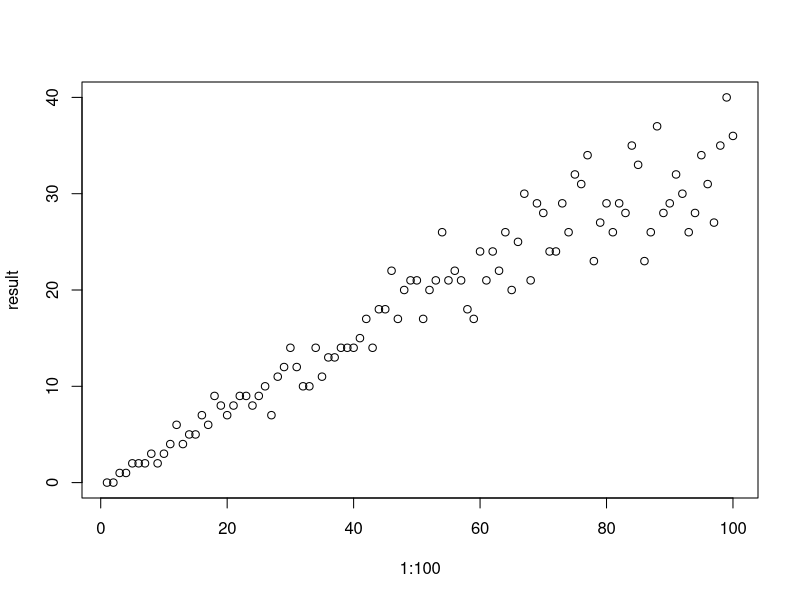

Here is the R script that generated this plot:
#Question: Secretary Problem

#Step1
make_choice <- function(N, split_number){
  input_list <- sample(1:N, N, replace = FALSE)
  evaluation_group <- input_list[0:split_number]
  selection_group <- input_list[(split_number+1):(length(input_list))]
  max_score <- max(evaluation_group)
  
  # YY
  if (FALSE) {
    for(e in evaluation_group){
      if(e>max_score){
        max_score <- e
      }
    }
  }
  
  for(s in selection_group){
    if(s > max_score){
      return(s)
    }
  }
  # YY: this covers the (low probabilty case that higher score is not found in selection group)
  return(s)
}

# YY: below function returns nothing, which should be 1 (the last element)
make_choice_demo_case <- function(N, split_number){
  # input_list <- sample(1:N, N, replace = FALSE)
  input_list <- 100:1
  evaluation_group <- input_list[0:split_number]
  selection_group <- input_list[(split_number+1):(length(input_list))]
  max_score <- 0
  for(e in evaluation_group){
    if(e>max_score){
      max_score <- e
    }
  }
  
  for(s in selection_group){
    if(s >= max_score){
      return(s)
    }
  }
  # YY: this covers the (low probabilty case that higher score is not found in selection group)
  return(s)
}

getProbability <- function(N, iteration, split_number){
  nGetN <- 0
  for(i in 0:iteration){
    res <- make_choice(N, split_number)
    if(!is.null(res)){
      if(res == N){
        nGetN <- nGetN+1
      }
    }
  }
  return(nGetN/N)
}

#Step2
#What does the optimal result should get from? Maximum probability to get N or maximum the expected score?
# YY: make iteration as default parameter.
find_optimal <- function(N, iteration = 1000){
  maxProb <- 0 
  optima_split <- 0
  #In fact, hundreds iteration is not enough because the result is not constant throughout the running
  for(i in 1:round((N/2), 0)){
    current_prob <- getProbability(N, iteration, i)
    if(current_prob > maxProb){
      maxProb <- current_prob
      optima_split <- i
    }
  }
  return(optima_split)
}

#Final Solution (Hint)
# YY: this is better
result <- vector(mode = "numeric", 100) #key is N, value is the corresponding optimal solution
for(i in 3:100){
  result[i] <- find_optimal(i)
}

# YY
plot(1:100, result)
